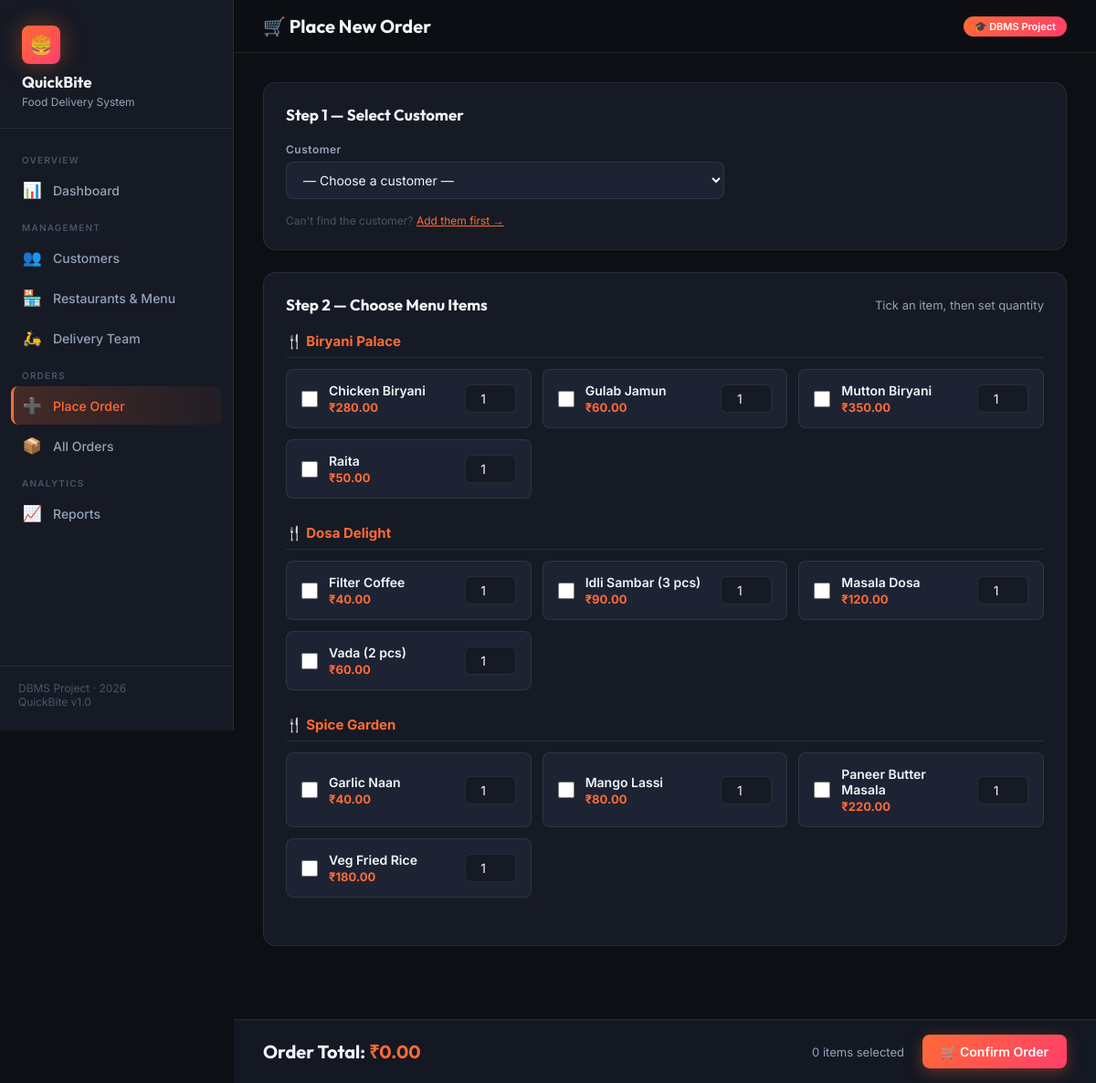
/place_order, run on the app's committed database.
### tables this page shows
CREATE TABLE Menu (
            id            INTEGER PRIMARY KEY AUTOINCREMENT,
            restaurant_id INTEGER NOT NULL,
            item_name     TEXT    NOT NULL,
            price         REAL    NOT NULL,
            FOREIGN KEY (restaurant_id) REFERENCES Restaurants(id)
        );

CREATE TABLE Restaurants (
            id       INTEGER PRIMARY KEY AUTOINCREMENT,
            name     TEXT NOT NULL,
            location TEXT NOT NULL
        );

### app.py (the view, shortened to what this page needs)
@app.route("/place_order", methods=["GET", "POST"])
def place_order():
    conn = get_db()
    customers   = conn.execute("SELECT * FROM Customers ORDER BY name").fetchall()
    restaurants = conn.execute("SELECT * FROM Restaurants ORDER BY name").fetchall()
    menu_items  = conn.execute(
        "SELECT m.*, r.name AS restaurant_name FROM Menu m "
        "JOIN Restaurants r ON m.restaurant_id = r.id ORDER BY r.name, m.item_name"
    ).fetchall()
    conn.close()
    return render_template("place_order.html",
                           customers=customers,
                           restaurants=restaurants,
                           menu_items=menu_items)

### app.py (called while the page is built)
def get_db():
    conn = sqlite3.connect(DB_PATH)
    conn.row_factory = sqlite3.Row
    conn.execute("PRAGMA foreign_keys = ON")
    return conn

### templates/place_order.html (shortened to what this page needs)
{% extends "base.html" %}
{% block topbar_title %}🛒 Place New Order{% endblock %}
{% block content %}
<form method="POST" action="{{ url_for('place_order') }}" id="order-form">
  <div class="card" style="margin-bottom:24px;">
    <div class="card-header">
      <div class="card-title">Step 1 — Select Customer</div>
    </div>
    <div style="max-width:480px;">
      <div class="form-group">
        <label class="form-label" for="customer-sel">Customer</label>
        <select class="form-select" id="customer-sel" name="customer_id" required>
          <option value="">— Choose a customer —</option>
        </select>
      </div>
      <p style="font-size:12px;color:var(--text-3);">
        Can't find the customer?
        <a href="{{ url_for('customers') }}" style="color:var(--accent);">Add them first →</a>
      </p>
    </div>
  </div>
  <div class="card" style="margin-bottom:80px;">
    <div class="card-header">
      <div class="card-title">Step 2 — Choose Menu Items</div>
      <div style="font-size:13px;color:var(--text-2);">Tick an item, then set quantity</div>
    </div>
    {% set current_rest = namespace(id=-1, name='') %}
    {% for item in menu_items %}
      {% if item.restaurant_id != current_rest.id %}
        {% if current_rest.id != -1 %}</div></div>{% endif %}
        {% set current_rest.id = item.restaurant_id %}
        {% set current_rest.name = item.restaurant_name %}
        <div class="restaurant-section">
          <h3>🍴 {{ item.restaurant_name }}</h3>
          <div class="menu-grid" id="rest-{{ item.restaurant_id }}">
      {% endif %}
      <div class="menu-item-card" id="card-{{ item.id }}">
        <input type="checkbox" id="chk-{{ item.id }}"
               name="menu_id" value="{{ item.id }}"
               onchange="toggleItem({{ item.id }}, {{ item.price }})">
        <label for="chk-{{ item.id }}">
          <span class="item-name">{{ item.item_name }}</span>
          <span class="item-price">₹{{ "%.2f"|format(item.price) }}</span>
        </label>
        <input type="number" class="qty-input" id="qty-{{ item.id }}"
               name="quantity" value="1" min="1" max="20"
               data-price="{{ item.price }}"
               onchange="updateTotal()"
               disabled>
      </div>
    {% endfor %}
    {% if menu_items %}</div></div>{% endif %}
  </div>
  <div class="order-summary-bar">
    <div class="total-display">
      Order Total: <span id="total-display">₹0.00</span>
    </div>
    <div style="font-size:13px;color:var(--text-2);" id="item-count-display">0 items selected</div>
    <button type="submit" class="btn btn-primary" id="place-btn" disabled>
      🛒 Confirm Order
    </button>
  </div>
</form>
{% endblock %}

### static/style.css (style rules this page uses)
:root { --bg: #0d0f14; --bg-card: #161a24; --bg-input: #1e2333; --border: rgba(255,255,255,0.08); --border-glow: rgba(255,107,53,0.45); --accent: #ff6b35; --accent-2: #f7c59f; --accent-3: #ff3e6c; --green: #22c55e; --yellow: #f59e0b; --blue: #38bdf8; --purple: #a78bfa; --red: #ef4444; --text: #f1f5f9; --text-2: #94a3b8; --text-3: #475569; --radius: 14px; --radius-sm: 8px; --shadow: 0 8px 32px rgba(0,0,0,0.45); --shadow-lg: 0 24px 64px rgba(0,0,0,0.55); --sidebar-w: 256px; }
*, *::before, *::after { box-sizing: border-box; margin: 0; padding: 0; }
html { scroll-behavior: smooth; }
body { font-family: 'Inter', sans-serif; background: var(--bg); color: var(--text); min-height: 100vh; display: flex; overflow-x: hidden; }
.card { background: var(--bg-card); border: 1px solid var(--border); border-radius: var(--radius); padding: 24px; transition: border-color 0.2s ease, box-shadow 0.2s ease; }
.card-header { display: flex; align-items: center; justify-content: space-between; margin-bottom: 20px; }
.card-title { font-family: 'Outfit', sans-serif; font-size: 17px; font-weight: 700; display: flex; align-items: center; gap: 8px; }
.form-group { margin-bottom: 16px; }
.form-label { display: block; font-size: 12px; font-weight: 600; color: var(--text-2); letter-spacing: 0.5px; margin-bottom: 6px; }
.form-control, .form-select { width: 100%; background: var(--bg-input); border: 1px solid var(--border); border-radius: var(--radius-sm); color: var(--text); font-size: 14px; font-family: 'Inter', sans-serif; padding: 10px 14px; outline: none; transition: border-color 0.2s ease, box-shadow 0.2s ease; }
.form-select option { background: var(--bg-card); }
.btn { display: inline-flex; align-items: center; gap: 8px; padding: 10px 20px; border-radius: var(--radius-sm); font-size: 14px; font-weight: 600; font-family: 'Inter', sans-serif; border: none; cursor: pointer; transition: all 0.2s ease; text-decoration: none; }
.btn-primary { background: linear-gradient(135deg, var(--accent), var(--accent-3)); color: #fff; box-shadow: 0 4px 16px rgba(255,107,53,0.35); }
.restaurant-section { margin-bottom: 28px; }
.restaurant-section h3 { font-size: 15px; font-weight: 700; color: var(--accent); margin-bottom: 12px; display: flex; align-items: center; gap: 8px; padding-bottom: 8px; border-bottom: 1px solid var(--border); }
.menu-grid { display: grid; grid-template-columns: repeat(auto-fill, minmax(260px, 1fr)); gap: 12px; }
.menu-item-card { background: var(--bg-input); border: 1px solid var(--border); border-radius: var(--radius-sm); padding: 14px 16px; display: flex; align-items: center; gap: 12px; transition: border-color 0.2s ease; }
.menu-item-card label { flex: 1; cursor: pointer; display: flex; flex-direction: column; gap: 2px; }
.menu-item-card .item-name { font-size: 14px; font-weight: 600; }
.menu-item-card .item-price { font-size: 13px; color: var(--accent); font-weight: 700; }
.menu-item-card .qty-input { width: 56px; background: var(--bg-card); border: 1px solid var(--border); border-radius: 6px; color: var(--text); font-size: 14px; padding: 6px 8px; text-align: center; font-family: 'Inter', sans-serif; outline: none; }
.menu-item-card input[type="checkbox"] { width: 18px; height: 18px; accent-color: var(--accent); cursor: pointer; flex-shrink: 0; }
.order-summary-bar { position: sticky; bottom: 0; background: rgba(22,26,36,0.95); backdrop-filter: blur(12px); border-top: 1px solid var(--border); padding: 16px 32px; display: flex; align-items: center; gap: 20px; margin: 0 -32px -32px; }
.order-summary-bar .total-display { flex: 1; font-family: 'Outfit', sans-serif; font-size: 20px; font-weight: 700; }
.order-summary-bar .total-display span { color: var(--accent); }

### data on the page
Menu: restaurant_name "Biryani Palace", item_name "Chicken Biryani", price "280.00"
Menu: item_name "Gulab Jamun", price "60.00"
Menu: item_name "Mutton Biryani", price "350.00"
Menu: item_name "Raita", price "50.00"
Menu: restaurant_name "Dosa Delight", item_name "Filter Coffee", price "40.00"
Menu: item_name "Idli Sambar (3 pcs)", price "90.00"
Menu: item_name "Masala Dosa", price "120.00"
Menu: item_name "Vada (2 pcs)", price "60.00"
Menu: restaurant_name "Spice Garden", item_name "Garlic Naan", price "40.00"
Menu: item_name "Mango Lassi", price "80.00"
Menu: item_name "Paneer Butter Masala", price "220.00", quantity "1"
Menu: item_name "Veg Fried Rice", price "180.00"
